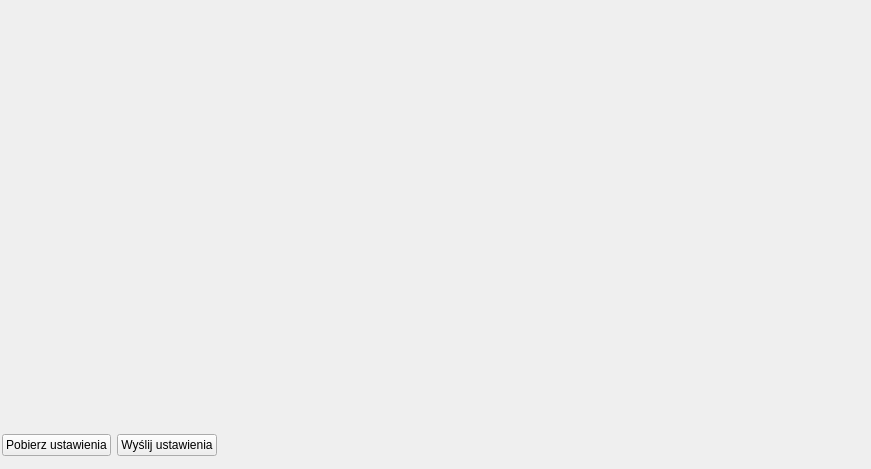
          <widget class="QWidget" name="tab_8">
           <attribute name="title">
            <string>Pwm</string>
           </attribute>
           <widget class="QWidget" name="horizontalLayoutWidget_12">
            <property name="geometry">
             <rect>
              <x>2</x>
              <y>430</y>
              <width>857</width>
              <height>30</height>
             </rect>
            </property>
            <layout class="QHBoxLayout" name="horizontalLayout_9">
             <item>
              <widget class="QPushButton" name="b_pwmGetConfig">
               <property name="text">
                <string>Pobierz ustawienia</string>
               </property>
              </widget>
             </item>
             <item>
              <widget class="QPushButton" name="b_pwmSendConfig">
               <property name="text">
                <string>Wyślij ustawienia</string>
               </property>
              </widget>
             </item>
             <item>
              <spacer name="horizontalSpacer">
               <property name="orientation">
                <enum>Qt::Horizontal</enum>
               </property>
               <property name="sizeHint" stdset="0">
                <size>
                 <width>40</width>
                 <height>20</height>
                </size>
               </property>
              </spacer>
             </item>
            </layout>
           </widget>
           <widget class="QWidget" name="verticalLayoutWidget_8">
            <property name="geometry">
             <rect>
              <x>3</x>
              <y>1</y>
              <width>859</width>
              <height>425</height>
             </rect>
            </property>
            <layout class="QVBoxLayout" name="verticalLayout_5">
             <property name="spacing">
              <number>3</number>
             </property>
             <item>
              <layout class="QGridLayout" name="pwmSettingsLayout" columnstretch="0">
               <property name="sizeConstraint">
                <enum>QLayout::SetDefaultConstraint</enum>
               </property>
              </layout>
             </item>
             <item>
              <layout class="QHBoxLayout" name="horizontalLayout_11">
               <item>
                <spacer name="verticalSpacer">
                 <property name="orientation">
                  <enum>Qt::Vertical</enum>
                 </property>
                 <property name="sizeHint" stdset="0">
                  <size>
                   <width>20</width>
                   <height>40</height>
                  </size>
                 </property>
                </spacer>
               </item>
              </layout>
             </item>
            </layout>
           </widget>
          </widget>
